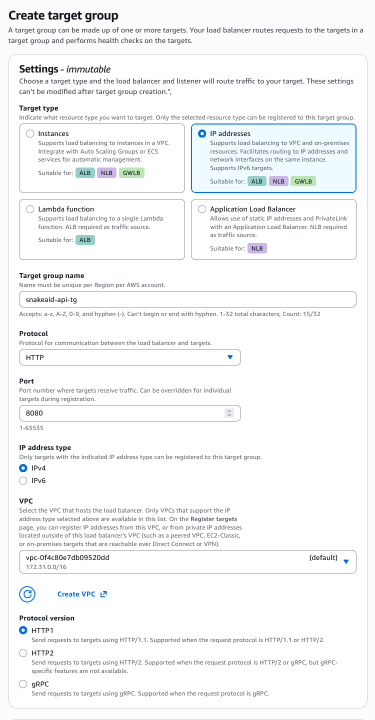
#> input picture images/aws-console-operations-guide/ALB/2. create-target-group/target-group-create-1.png, 749 x 1440 px, found by its file name (shown at 1/2 size)
$ python build_screenshots.py
#> lines starting #> are read from the running program, lines starting #| are printed output that depends on the picture
### content/ecs-fargate-clickops/_tools/screenshot_utils.py
#!/usr/bin/env python3
from __future__ import annotations

from pathlib import Path

from PIL import Image


CropSpec = tuple[str, str, tuple[int, int, int, int]]


def build_crops(
    *,
    repo_root: Path,
    output_dir: Path,
    crops: list[CropSpec],
    quality: int = 88,
) -> None:
#> called with quality = 88
    output_dir.mkdir(parents=True, exist_ok=True)

    for source_relative, output_name, box in crops:
        source = repo_root / source_relative
        destination = output_dir / output_name
        _crop_image(source=source, destination=destination, box=box, quality=quality)
#> in _crop_image, image is the input picture: PIL image 749x1440 RGBA; mean R, G, B, A 245.3, 246.3, 247.3, 255
#> in _crop_image, `cropped = image.crop(box)`:
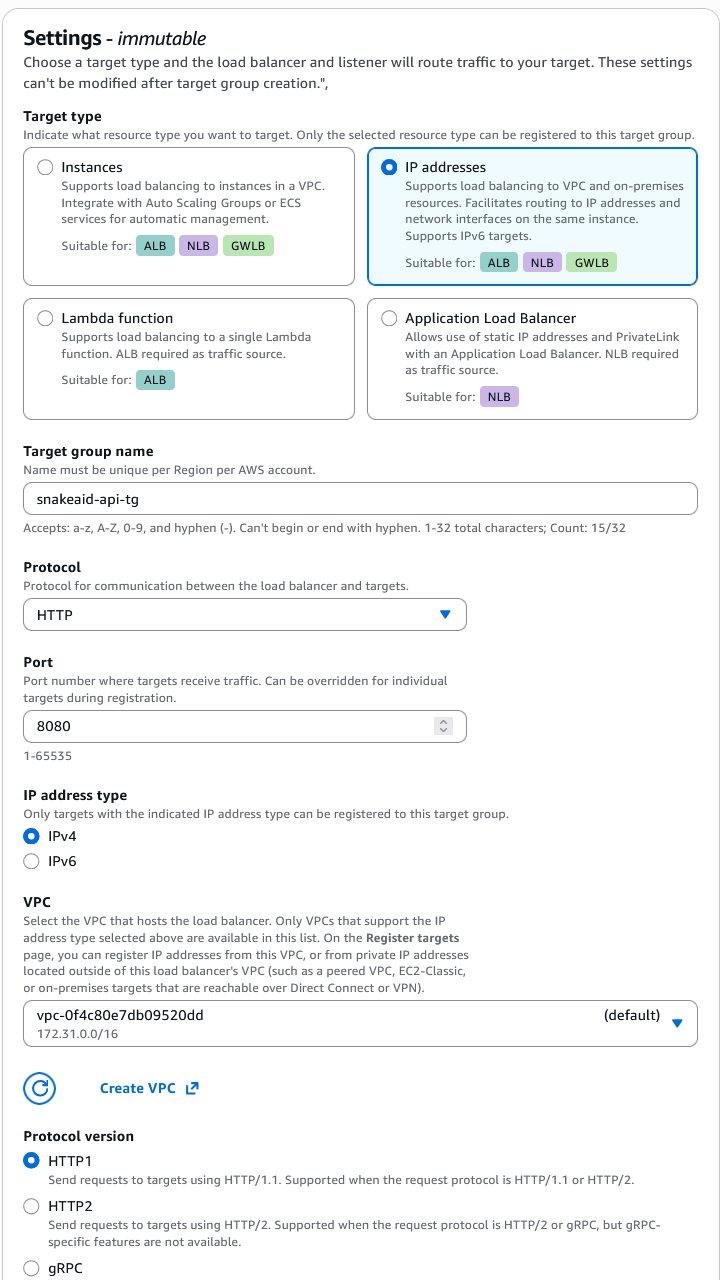
#> cropped: PIL image 720x1280 RGBA; mean R, G, B, A 245.4, 246.5, 247.5, 255
        print(f"wrote {destination.relative_to(repo_root)}")
#> pass 2 of the loop in build_crops, `for source_relative, output_name, box in crops:`:
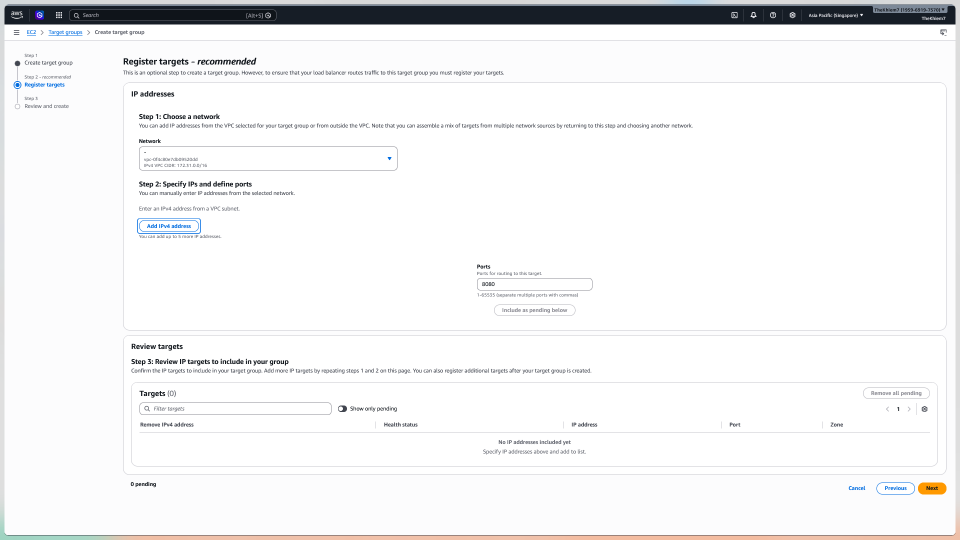
#> input picture images/aws-console-operations-guide/ALB/2. create-target-group/target-group-create-2.png, 1920 x 1080 px, found by its file name (shown at 1/2 size)
#> in _crop_image, image is the input picture: PIL image 1920x1080 RGBA; mean R, G, B, A 242.3, 242.3, 243, 255
#> in _crop_image (call 2), `cropped = image.crop(box)`:
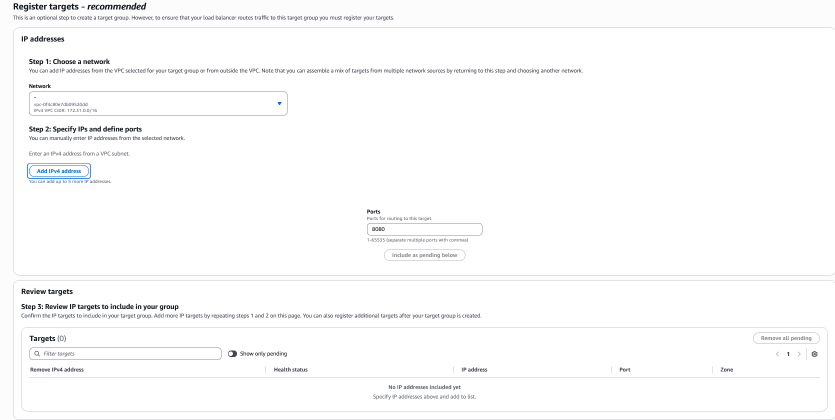
#> cropped: PIL image 1670x840 RGBA (shown at 1/2 size); mean R, G, B, A 251.2, 251.4, 251.7, 255
#> pass 3 of the loop in build_crops, `for source_relative, output_name, box in crops:`:
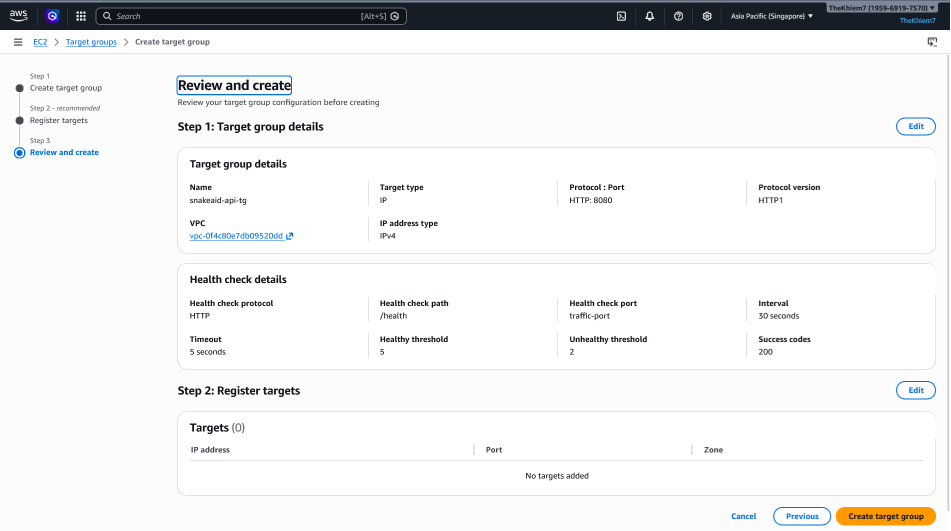
#> input picture images/aws-console-operations-guide/ALB/2. create-target-group/target-group-create-3.png, 1901 x 1061 px, found by its file name (shown at 1/2 size)
#> in _crop_image, image is the input picture: PIL image 1901x1061 RGBA; mean R, G, B, A 237.3, 237.8, 238.7, 254.9
#> in _crop_image (call 3), `cropped = image.crop(box)`:
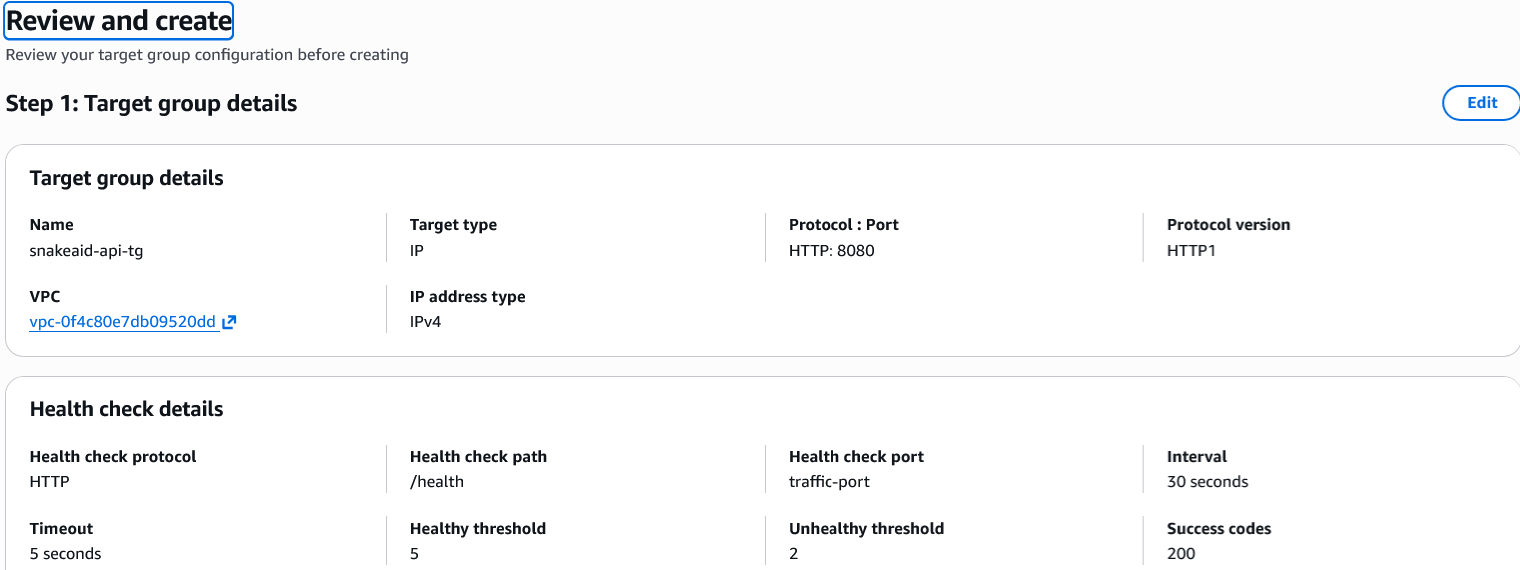
#> cropped: PIL image 1520x570 RGBA; mean R, G, B, A 248.3, 248.8, 249.6, 255
#> the loop made 4 passes; the first 3 are shown


def _crop_image(
    *,
    source: Path,
    destination: Path,
    box: tuple[int, int, int, int],
    quality: int,
) -> None:
    with Image.open(source) as image:
        left, top, right, bottom = box
        if left < 0 or top < 0 or right > image.width or bottom > image.height:
            raise ValueError(
                f"Crop {box} is outside bounds {image.width}x{image.height} for {source}"
            )

        cropped = image.crop(box)
        cropped.save(destination, format="WEBP", quality=quality, method=6)

### content/aws-console-operations-guide/create-target-group/_tools/build_screenshots.py
#!/usr/bin/env python3
from __future__ import annotations

import sys
from pathlib import Path


SCRIPT_DIR = Path(__file__).resolve().parent
SECTION_TOOLS_DIR = SCRIPT_DIR.parents[1] / "_tools"
REPO_ROOT = SCRIPT_DIR.parents[3]
OUTPUT_DIR = SCRIPT_DIR.parent / "_diagrams"

sys.path.insert(0, str(SECTION_TOOLS_DIR))

from screenshot_utils import build_crops  # noqa: E402


CROPS = [
    (
        "static/images/aws-console-operations-guide/ALB/2. create-target-group/target-group-create-1.png",
        "target-group-settings.webp",
        (15, 100, 735, 1380),
    ),
    (
        "static/images/aws-console-operations-guide/ALB/2. create-target-group/target-group-create-2.png",
        "target-group-register-targets-empty.webp",
        (220, 110, 1890, 950),
    ),
    (
        "static/images/aws-console-operations-guide/ALB/2. create-target-group/target-group-create-3.png",
        "target-group-review-health-check.webp",
        (350, 150, 1870, 720),
    ),
    (
        "static/images/aws-console-operations-guide/ALB/2. create-target-group/target-group-create-3.png",
        "target-group-review-zero-targets.webp",
        (350, 730, 1870, 1000),
    ),
]


if __name__ == "__main__":
    build_crops(repo_root=REPO_ROOT, output_dir=OUTPUT_DIR, crops=CROPS)
